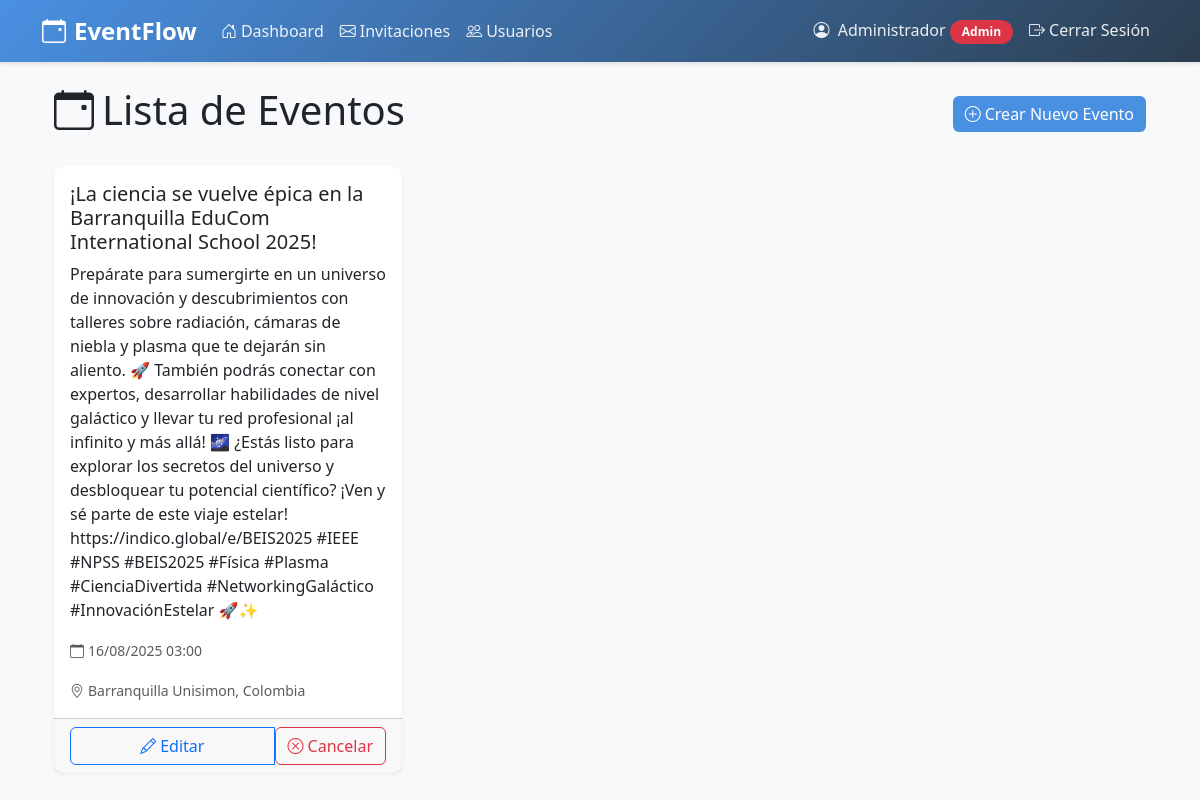
Before: /eventos (signed in) with the older database file.
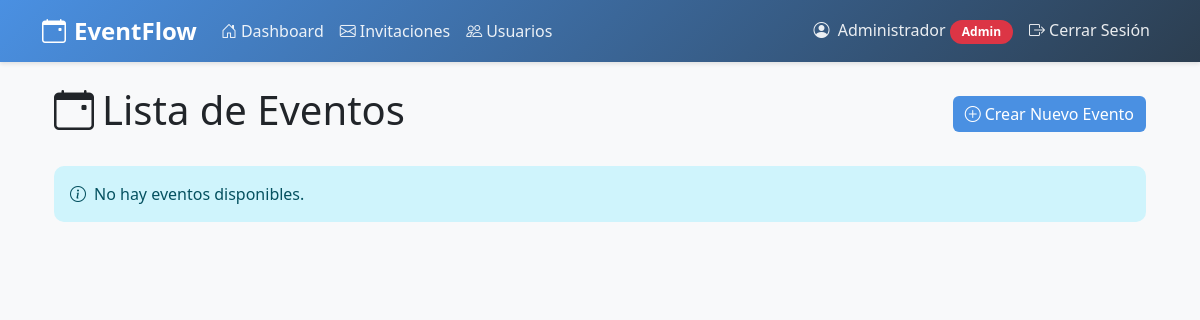
After: the same page with the newer database file.
### app.py (models this page shows)
class Evento(db.Model):
    id = db.Column(db.Integer, primary_key=True)
    titulo = db.Column(db.String(100), nullable=False)
    descripcion = db.Column(db.Text, nullable=False)
    fecha = db.Column(db.DateTime, nullable=False)
    ubicacion = db.Column(db.String(200), nullable=False)
    organizador_id = db.Column(db.Integer, db.ForeignKey('usuario.id'), nullable=False)
    fecha_creacion = db.Column(db.DateTime, nullable=False, default=datetime.utcnow)
    estado = db.Column(db.String(20), nullable=False, default='activo')
    invitaciones = db.relationship('Invitacion', backref='evento', lazy=True)

### app.py (the view)
@app.route('/eventos')
@login_required
def listar_eventos():
    if current_user.es_admin:
        eventos = Evento.query.filter_by(organizador_id=current_user.id).all()
    else:
        invitaciones = Invitacion.query.filter_by(usuario_id=current_user.id).all()
        eventos = [inv.evento for inv in invitaciones]
    return render_template('eventos/lista.html', eventos=eventos)

### app.py (called while the page is built)
@app.before_request
def check_auth():
    if not current_user.is_authenticated and request.endpoint not in ['login', 'registro', 'index', 'static']:
        flash('Iniciar Sesion')
        return redirect(url_for('login'))

@login_manager.user_loader
def load_user(user_id):
    return Usuario.query.get(int(user_id))

### templates/eventos/lista.html (shortened to what this page needs)
{% extends "base.html" %}
{% block content %}
<div class="container mt-4">
    <div class="d-flex justify-content-between align-items-center mb-4">
        <h1><i class="bi bi-calendar-event me-2"></i>Lista de Eventos</h1>
        {% if current_user.es_admin %}
        <div>
            <a href="{{ url_for('nuevo_evento') }}" class="btn btn-primary">
                <i class="bi bi-plus-circle me-1"></i>Crear Nuevo Evento
            </a>
        </div>
        {% endif %}
    </div>
    {% if eventos %}
    <div class="row">
        {% for evento in eventos %}
        <div class="col-md-4 mb-4">
            <div class="card h-100">
                <div class="card-body">
                    <h5 class="card-title">{{ evento.titulo }}</h5>
                    <p class="card-text">{{ evento.descripcion }}</p>
                    <p class="card-text">
                        <small class="text-muted">
                            <i class="bi bi-calendar me-1"></i>{{ evento.fecha.strftime('%d/%m/%Y %H:%M') }}
                        </small>
                    </p>
                    <p class="card-text">
                        <small class="text-muted">
                            <i class="bi bi-geo-alt me-1"></i>{{ evento.ubicacion }}
                        </small>
                    </p>
                </div>
                <div class="card-footer">
                    {% if current_user.es_admin and evento.organizador_id == current_user.id %}
                    <div class="btn-group w-100">
                        <a href="{{ url_for('editar_evento', evento_id=evento.id) }}" class="btn btn-outline-primary">
                            <i class="bi bi-pencil me-1"></i>Editar
                        </a>
                        <form action="{{ url_for('cancelar_evento', evento_id=evento.id) }}" method="POST" class="d-inline">
                            <button type="submit" class="btn btn-outline-danger">
                                <i class="bi bi-x-circle me-1"></i>Cancelar
                            </button>
                        </form>
                    </div>
                    {% endif %}
                </div>
            </div>
        </div>
        {% endfor %}
    </div>
    {% else %}
    <div class="alert alert-info">
        <i class="bi bi-info-circle me-2"></i>No hay eventos disponibles.
    </div>
    {% endif %}
</div>
{% endblock %}

Changed rows visible on the page:
removed Evento: titulo "¡La ciencia se vuelve épica en la Barranquilla EduCom International School 2025!", descripcion "Prepárate para sumergirte en un universo de innovación y descubrimientos con talleres sobre radiación, cámaras de niebla y plasma que te dejarán sin aliento. 🚀 También podrás conectar con expertos, desarrollar habilidades de nivel galáctico y llevar tu red profesional ¡al infinito y más allá! 🌌 ¿Estás listo para explorar los secretos del universo y desbloquear tu potencial científico? ¡Ven y sé parte de este viaje estelar! https://indico.global/e/BEIS2025 #IEEE #NPSS #BEIS2025 #Física #Plasma #CienciaDivertida #NetworkingGaláctico #InnovaciónEstelar 🚀✨", fecha "16/08/2025 03:00", ubicacion "Barranquilla Unisimon, Colombia"
Other visible differences:
text now shown: "No hay eventos disponibles."
